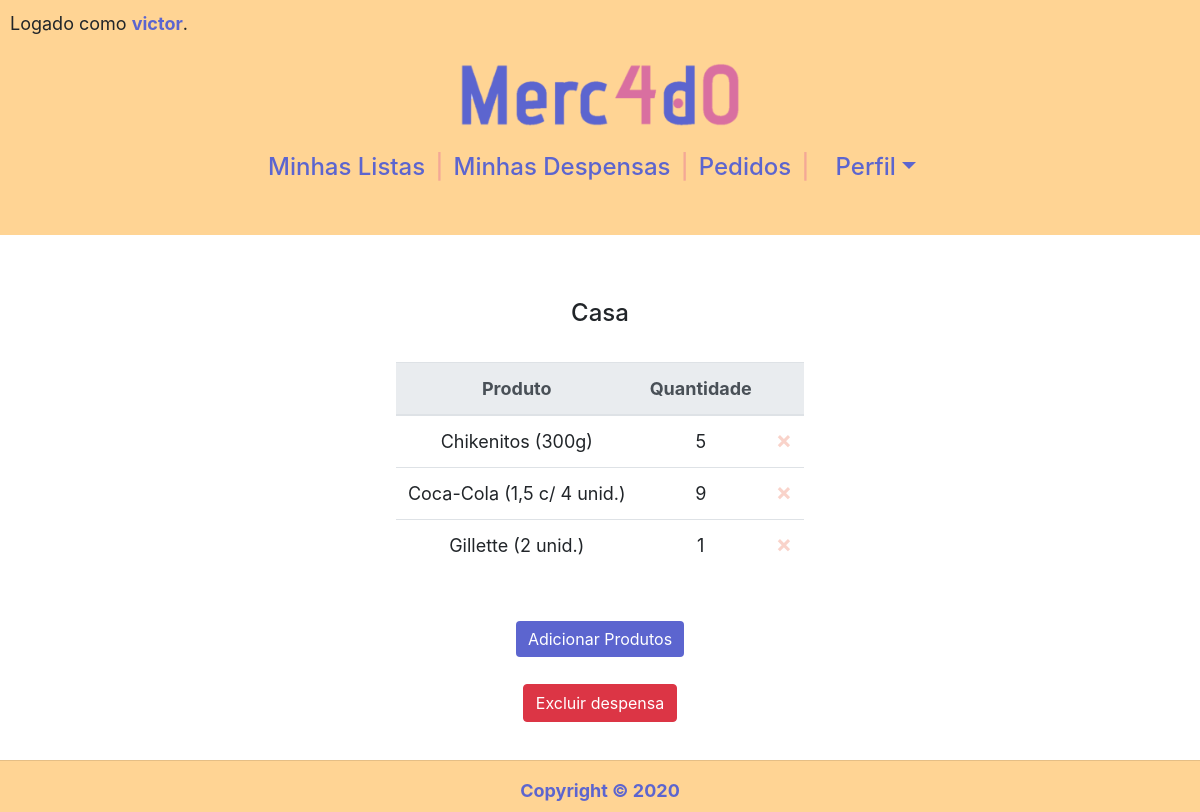
The page /acompanhamento/12 (signed in) on the database its author committed.
### compras/models.py (models this page shows, shortened)
class Usuario(AbstractUser):
    cpf = models.CharField(max_length=11)

class Acompanhamento(models.Model):
    nome = models.CharField(max_length=50)
    usuario = models.ForeignKey(Usuario,
                                on_delete=models.CASCADE,
                                related_name="acompanhamentos")

class ProdutoAcompanhamento(models.Model):
    produto = models.ForeignKey(Produto,
                                on_delete=models.CASCADE,
                                related_name="acompanhamentos")
    acompanhamento = models.ForeignKey(Acompanhamento,
                                on_delete=models.CASCADE,
                                related_name="produtos")
    quantidade = models.PositiveIntegerField()

class Produto(models.Model):
    nome = models.CharField(max_length=50)
    img_url = models.URLField(max_length=1000, blank=True)

### compras/views.py (the view, shortened to what this page needs)
# urls.py: path("acompanhamento/<int:id>", views.acompanhamento, name="acompanhamento"),
@login_required(login_url='login')
def acompanhamento(request, id):
    if request.method == "GET":
        produtos = (ProdutoAcompanhamento.objects.filter(acompanhamento=id).order_by('produto__nome'))
        nomeAcompanhamento = Acompanhamento.objects.get(pk=id).nome
        return render(request, 'compras/acompanhamento.html', {
            "produtos": produtos,
            "id": id,
            "nome": nomeAcompanhamento
        })

### compras/templates/compras/acompanhamento.html (shortened to what this page needs)
{% extends "compras/layout.html" %}
{% block body %}
    <h4>{{nome}}</h4>
    <br>
    {% if produtos %}
        <table class="table">
            <thead class="thead-light">
                <tr>
                    <th scope="col">Produto</th>
                    <th scope="col">Quantidade</th>
                    <th scope="col"></th>
                </tr>
            </thead>
            <tbody>
                {% for produto in produtos %}
                    <tr>
                        <td>{{ produto.produto.nome }}</td>
                        <td>{{ produto.quantidade }}</td>
                        <td>
                            <form action="{% url 'acompanhamento' id %}" method="post">
                                <button type="submit" class="close" aria-label="Close">
                                    <span aria-hidden="true">&times;</span>
                                </button>
                            </form>
                        </td>
                    </tr>
                {% endfor %}
            </tbody>
        </table>
        <br><br>
    {% else %}
        <p>Despensa vazia.</p>
        <br>
    {% endif %}
    <form action="{% url 'acompanhamento' id %}" method="post">
        <input type="submit" class="btn btn-primary" value="Adicionar Produtos">
    </form>
    <br>
    <form action="{% url 'acompanhamento' id %}" method="post">
        <input type="submit" class="btn btn-danger" value="Excluir despensa">
    </form>
{% endblock %}

### compras/templates/compras/layout.html (shortened to what this page needs)
{% load static %}
<!DOCTYPE html>
<html lang="en">
<head>
    <link rel="stylesheet" href="https://cdn.jsdelivr.net/npm/bootstrap@4.5.3/dist/css/bootstrap.min.css">
    <link rel="stylesheet" href="{% static 'compras/styles.css' %}">
    <link rel="stylesheet" href="https://cdn.jsdelivr.net/npm/bootstrap-select@1.13.14/dist/css/bootstrap-select.min.css">
</head>
<body>
    <main>
        <header>
        <section>
            {% if user.is_authenticated %}
            <p>Logado como <a id="username" href="{% url 'conta' %}">{{ user.username }}</a>.</p>
            {% else %}
            <p style="color:transparent;">eduardo</p>
            {% endif %}
        </section>
        <h1><a href="{% url 'index' %}"> <img src="{%  static 'compras/LogoMerc4d0.png' %}" id="LogoMerc4d0"></a></h1>
        <h4>
            <nav id=navegacao-principal>
                <ul>
                    {% if not user.is_authenticated %}
                    <li><a href="{% url 'login' %}">Login</a></li>
                    <span>|</span>
                    <li><a href="{% url 'registrar' %}">Registrar-se</a></li>
                    {% else %}
                    <li><a href="{% url 'index' %}">Minhas Listas</a></li>
                    <span>|</span>
                    <li><a href="{% url 'acompanhamentos' %}">Minhas Despensas</a></li>
                    <span>|</span>
                    <li><a href="{% url 'pedidos' %}">Pedidos</a></li>
                    <span>|</span>
                    <li class="nav-item dropdown">
                        <a class="nav-link dropdown-toggle" data-toggle="dropdown" role="button" aria-expanded="false">Perfil</a>
                    </li>
                    {% endif %}
                </ul>
            </nav>
        </h4>
        <br>
        </header>
        <br>
        <br>
        <div class="conteudo">
        {% block body %}
        {% endblock %}
        </div>
    </main>
    <footer >
        <hr>
        Copyright &copy; 2020
    </footer>
</body>
</html>

### compras/static/compras/styles.css (style rules this page uses)
:root { --primary-color: #5c65cf; --secondary-color: #d96fa0; --primary-background: #fffaea; --secondary-background: #f4a896; --tertiary-background: #ffd494; --nav-background:#ffd494; font-family: Montserrat, sans-serif; font-size: 16px; line-height: 1.5em; }
body { font-size: large; height: 100%; min-height: 500px; padding: 0px; }
.conteudo { padding: 10px; }
main { min-height: 93vh; }
section { text-align: left; }
a#username { color: var(--primary-color); font-weight: bold; }
nav#navegacao-principal { justify-content : center; color: var(--primary-color); display: flex; flex-direction: row; }
nav#navegacao-principal ul { margin: 0; padding: 0; }
nav#navegacao-principal li { display: inline-block; padding: 10px; }
a { color: var(--primary-color); }
span { color: var(--secondary-background); }
img#LogoMerc4d0 { width: 280px; }
.btn-primary { background-color: var(--primary-color); border: var(--primary-color); }
body { overflow-x: auto; text-align: center; }
body img { max-width: 100%; }
ul { list-style-type: none; display: table; margin: 0 auto; padding: 0; }
.table { width: auto; display: inline-block; text-align: center; }
footer { clear: both; position: relative; height: 52px; background-color: var(--nav-background); color: var(--primary-color); font-weight: bold; }
body header { background-color:var(--nav-background); padding: 0px; }
header p { padding: 10px; }

### rows shown on the page
Usuario: username "victor"
Acompanhamento: nome "Casa"
ProdutoAcompanhamento: produto.nome "Chikenitos (300g)", quantidade "5"
ProdutoAcompanhamento: produto.nome "Coca-Cola (1,5 c/ 4 unid.)", quantidade "9"
ProdutoAcompanhamento: produto.nome "Gillette (2 unid.)", quantidade "1"
